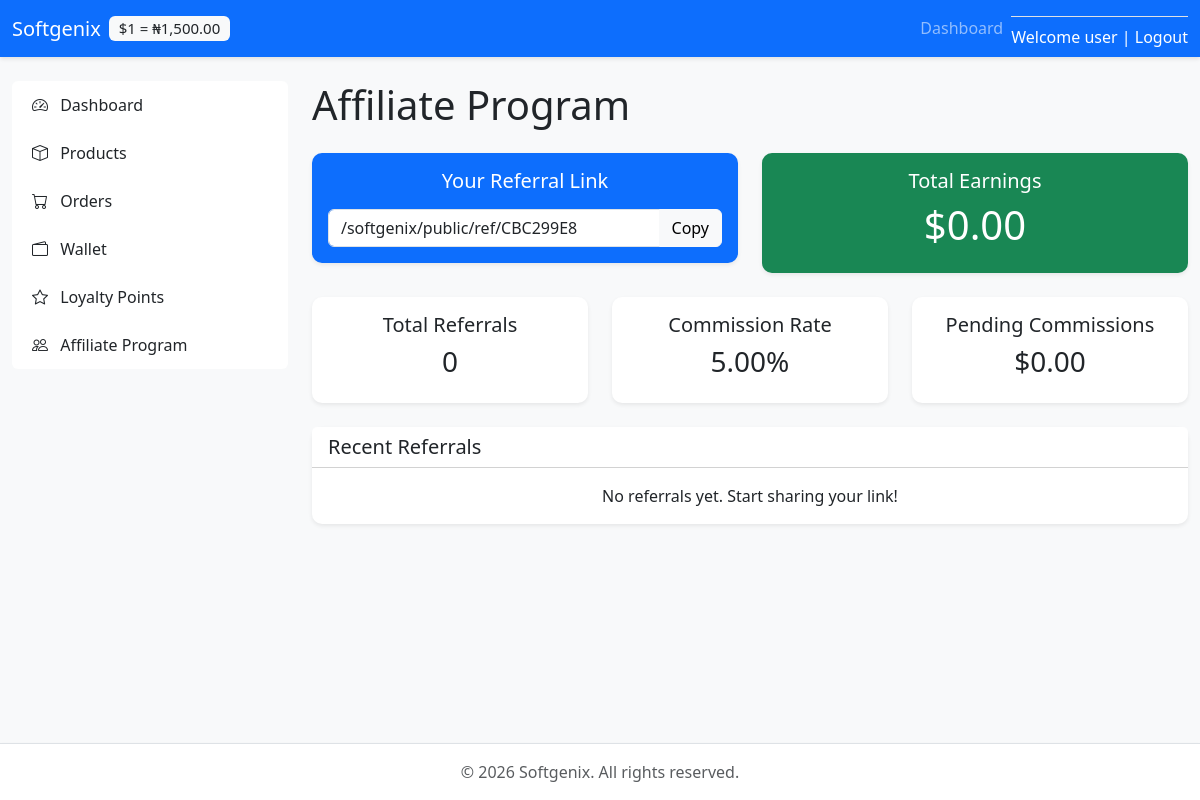
/softgenix/public/index.php?url=affiliate (signed in), run on the app's committed database.
### tables this page shows
CREATE TABLE `affiliates` (
  `id` int(11) NOT NULL,
  `user_id` int(11) NOT NULL,
  `referral_code` varchar(50) NOT NULL,
  `commission_rate` decimal(5,2) DEFAULT 5.00,
  `total_earnings` decimal(15,2) DEFAULT 0.00,
  `status` enum('active','inactive') DEFAULT 'active',
  `created_at` timestamp NOT NULL DEFAULT current_timestamp()
);

### app/controllers/AffiliateController.php (called while the page is built, shortened)
<?php
class AffiliateController extends BaseController {
    private $userData;
    public function __construct() {
        $this->userData = getUser();
    }
    public function index() {
        $affiliateModel = $this->model('Affiliate');
        $affiliate = $affiliateModel->getAffiliateByUserId($this->userData['id']);
        $referrals = $affiliateModel->getReferrals($affiliate->id);
        $data = [
            'title' => 'Affiliate Program',
            'referral_code' => $affiliate->referral_code,
            'total_earnings' => $affiliate->total_earnings ?? 0,
            'commission_rate' => $affiliate->commission_rate ?? 5,
            'total_referrals' => count($referrals),
            'pending_commissions' => $affiliateModel->getPendingCommissions($affiliate->id),
            'referrals' => $referrals
        ];
        $this->view('affiliate/index', $data);
    }
}

### public/index.php (called while the page is built, shortened)
<?php
require_once __DIR__ . '/../bootstrap.php';
$routes = require __DIR__ . '/../routes.php';
function getRequestPath(): string {
    if (!empty($_GET['url'])) {
        $raw = (string)$_GET['url'];
        $path = parse_url($raw, PHP_URL_PATH) ?? $raw;
        return trim((string)$path, '/');
    }
    $requestUri = $_SERVER['REQUEST_URI'] ?? '/';
    $path = $requestUri;
    $path = explode('?', $path)[0];
    $path = trim($path, '/');
    return $path;
    }
function resolveRoute(string $path, array $routes): array {
    $pathSegments = explode('/', $path);
    $controller = ucfirst($pathSegments[0]) . 'Controller';
    $method = $pathSegments[1] ?? 'index';
    $params = array_slice($pathSegments, 2);
    return [$controller, $method, $params];
}
function dispatch(string $path, array $routes): void {
    [$controllerClass, $methodName, $params] = resolveRoute($path, $routes);
    $controller = new $controllerNamespace();
    call_user_func_array([$controller, $methodName], $params);
}
$path = getRequestPath();
dispatch($path, $routes);

### app/models/BaseModel.php (called while the page is built, shortened)
<?php
class BaseModel {
    protected $db;
    public function __construct() {
        $config = require APP_ROOT . '/config/database.php';
        $dsn = "mysql:host={$config['host']};dbname={$config['dbname']};charset={$config['charset']}";
        $options = [
            PDO::ATTR_ERRMODE => PDO::ERRMODE_EXCEPTION,
            PDO::ATTR_DEFAULT_FETCH_MODE => PDO::FETCH_OBJ,
            PDO::ATTR_EMULATE_PREPARES => false,
        ];
        try {
            $this->db = new PDO($dsn, $config['username'], $config['password'], $options);
        } catch (PDOException $e) {
            die("Connection failed: " . $e->getMessage());
        }
    }
    public function query(string $sql, array $params = []): \PDOStatement {
        $stmt = $this->db->prepare($sql);
        $stmt->execute($params);
        return $stmt;
    }
    public function fetch(string $sql, array $params = []): mixed {
        return $this->query($sql, $params)->fetch();
    }
}

### config/database.php (called while the page is built)
<?php
return [
    'host' => 'localhost',
    'port' => '3306',
    'dbname' => 'softgenix',
    'username' => 'root',
    'password' => '',
    'charset' => 'utf8mb4'
];

### app/models/Affiliate.php (called while the page is built, shortened)
<?php
class Affiliate extends BaseModel {
    public function getAffiliateByUserId($userId) {
        return $this->fetch("SELECT * FROM affiliates WHERE user_id = ?", [$userId]);
    }
}

### bootstrap.php (called while the page is built, shortened)
<?php
require_once __DIR__ . '/config/helpers.php';
spl_autoload_register(function ($className) {
    $className = ltrim($className, '\\');
    $relative = substr($className, 4);
    $path = str_replace('\\', '/', $relative);
    $file = __DIR__ . '/app/' . $path . '.php';
});

### config/helpers.php (called while the page is built, shortened)
<?php
function isLoggedIn() {
    return isset($_SESSION['user_id']);
}
function getUser() {
    return [
        'id' => $_SESSION['user_id'] ?? null,
        'email' => $_SESSION['user_email'] ?? null,
        'name' => $_SESSION['user_name'] ?? null,
        'roles' => $_SESSION['user_roles'] ?? []
    ];
}

### app/views/affiliate/index.php (the view, shortened to what this page needs)
<?php require BASE_PATH . '/app/views/layouts/header.php'; ?>
<h1 class="mb-4">Affiliate Program</h1>
<div class="row mb-4">
    <div class="col-md-6">
        <div class="card bg-primary text-white shadow-sm">
            <div class="card-body text-center">
                <h5 class="card-title">Your Referral Link</h5>
                <div class="input-group mt-3">
                    <input type="text" class="form-control" value="<?php echo BASE_DIR; ?>/ref/<?php echo $data['referral_code']; ?>" readonly>
                    <button class="btn btn-light" onclick="copyReferralLink()">Copy</button>
                </div>
            </div>
        </div>
    </div>
    <div class="col-md-6">
        <div class="card bg-success text-white shadow-sm">
            <div class="card-body text-center">
                <h5 class="card-title">Total Earnings</h5>
                <h2 class="display-6">$<?php echo number_format($data['total_earnings'] ?? 0, 2); ?></h2>
            </div>
        </div>
    </div>
</div>
<div class="row mb-4">
    <div class="col-md-4">
        <div class="card shadow-sm">
            <div class="card-body text-center">
                <h5 class="card-title">Total Referrals</h5>
                <h3><?php echo $data['total_referrals']; ?></h3>
            </div>
        </div>
    </div>
    <div class="col-md-4">
        <div class="card shadow-sm">
            <div class="card-body text-center">
                <h5 class="card-title">Commission Rate</h5>
                <h3><?php echo $data['commission_rate']; ?>%</h3>
            </div>
        </div>
    </div>
    <div class="col-md-4">
        <div class="card shadow-sm">
            <div class="card-body text-center">
                <h5 class="card-title">Pending Commissions</h5>
                <h3>$<?php echo number_format($data['pending_commissions'] ?? 0, 2); ?></h3>
            </div>
        </div>
    </div>
</div>
<div class="card shadow-sm">
    <div class="card-header bg-white">
        <h5 class="mb-0">Recent Referrals</h5>
    </div>
    <div class="card-body">
        <?php if (!empty($data['referrals'])): ?>
            <div class="table-responsive">
                <table class="table table-hover">
                    <thead>
                        <tr>
                            <th>User</th>
                            <th>Date</th>
                            <th>Status</th>
                        </tr>
                    </thead>
                    <tbody>
                        <?php foreach ($data['referrals'] as $referral): ?>
                            <tr>
                                <td><?php echo h($referral->username); ?></td>
                                <td><?php echo date('M d, Y', strtotime($referral->referred_at)); ?></td>
                                <td><span class="badge bg-success">Active</span></td>
                            </tr>
                        <?php endforeach; ?>
                    </tbody>
                </table>
            </div>
        <?php else: ?>
            <p class="text-center mb-0">No referrals yet. Start sharing your link!</p>
        <?php endif; ?>
    </div>
</div>
<?php require BASE_PATH . '/app/views/layouts/footer.php'; ?>

### public/css/style.css (style rules this page uses)
:root { --primary-color: #007bff; --secondary-color: #6c757d; }
body { font-family: 'Segoe UI', Tahoma, Geneva, Verdana, sans-serif; min-height: 100vh; display: flex; flex-direction: column; }
.card { border: none; border-radius: 10px; transition: transform 0.2s; }

### data on the page
affiliates: referral_code "/softgenix/public/ref/CBC299E8", total_earnings "0.00", commission_rate "5.00"

### other printed values
SITE_NAME "Softgenix"
$usdNgnRate "1,500.00"
getUserName() "user"
$data['total_referrals'] "0"
$data['pending_commissions'] "0.00"
